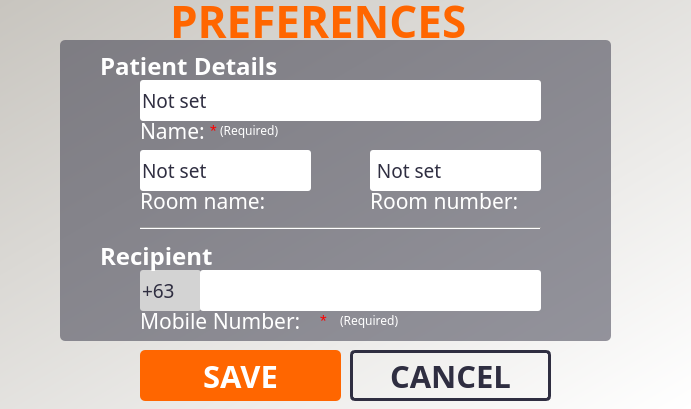
<?xml version="1.0" encoding="UTF-8"?>
<ui version="4.0">
 <class>Dialog</class>
 <widget class="QDialog" name="Dialog">
  <property name="geometry">
   <rect>
    <x>0</x>
    <y>0</y>
    <width>691</width>
    <height>409</height>
   </rect>
  </property>
  <property name="windowTitle">
   <string>Preferences</string>
  </property>
  <property name="toolTip">
   <string/>
  </property>
  <property name="statusTip">
   <string notr="true"/>
  </property>
  <property name="whatsThis">
   <string notr="true"/>
  </property>
  <property name="styleSheet">
   <string notr="true">QDialog#Dialog{
background-color:qlineargradient(spread:pad, x1:0.005, y1:0, x2:1, y2:1, stop:0 rgba(200, 197, 191, 255), stop:1 rgba(255, 255, 255, 255))}</string>
  </property>
  <property name="sizeGripEnabled">
   <bool>false</bool>
  </property>
  <widget class="QWidget" name="widget" native="true">
   <property name="geometry">
    <rect>
     <x>0</x>
     <y>0</y>
     <width>691</width>
     <height>421</height>
    </rect>
   </property>
   <widget class="QGroupBox" name="groupBox">
    <property name="geometry">
     <rect>
      <x>60</x>
      <y>40</y>
      <width>551</width>
      <height>301</height>
     </rect>
    </property>
    <property name="styleSheet">
     <string notr="true">QGroupBox#groupBox{
	background-color:rgb(47, 46, 65, 0.5);
	border-radius:5px;
}</string>
    </property>
    <property name="title">
     <string/>
    </property>
    <widget class="QLineEdit" name="txtName">
     <property name="geometry">
      <rect>
       <x>80</x>
       <y>40</y>
       <width>401</width>
       <height>41</height>
      </rect>
     </property>
     <property name="font">
      <font>
       <family>Montserrat</family>
       <pointsize>14</pointsize>
       <weight>50</weight>
       <italic>false</italic>
       <bold>false</bold>
      </font>
     </property>
     <property name="toolTip">
      <string>&lt;html&gt;&lt;head/&gt;&lt;body&gt;&lt;p&gt;example: Juan Dela Cruz&lt;/p&gt;&lt;/body&gt;&lt;/html&gt;</string>
     </property>
     <property name="styleSheet">
      <string notr="true">border-radius:3px;
background-color:#ffffff;
color:rgb(47, 46, 65);

</string>
     </property>
     <property name="text">
      <string>Not set</string>
     </property>
     <property name="maxLength">
      <number>45</number>
     </property>
     <property name="alignment">
      <set>Qt::AlignLeading|Qt::AlignLeft|Qt::AlignVCenter</set>
     </property>
    </widget>
    <widget class="QLabel" name="label_2">
     <property name="geometry">
      <rect>
       <x>40</x>
       <y>10</y>
       <width>191</width>
       <height>31</height>
      </rect>
     </property>
     <property name="font">
      <font>
       <family>Montserrat</family>
       <pointsize>18</pointsize>
       <weight>75</weight>
       <bold>true</bold>
      </font>
     </property>
     <property name="styleSheet">
      <string notr="true">
font-weight:bold;
color: #ffffff;</string>
     </property>
     <property name="text">
      <string>Patient Details</string>
     </property>
    </widget>
    <widget class="QLabel" name="label_3">
     <property name="geometry">
      <rect>
       <x>80</x>
       <y>80</y>
       <width>71</width>
       <height>21</height>
      </rect>
     </property>
     <property name="font">
      <font>
       <family>Montserrat</family>
       <pointsize>16</pointsize>
      </font>
     </property>
     <property name="styleSheet">
      <string notr="true">color: #ffffff;</string>
     </property>
     <property name="text">
      <string>Name:</string>
     </property>
    </widget>
    <widget class="QLineEdit" name="txtName_4">
     <property name="enabled">
      <bool>false</bool>
     </property>
     <property name="geometry">
      <rect>
       <x>80</x>
       <y>230</y>
       <width>61</width>
       <height>41</height>
      </rect>
     </property>
     <property name="font">
      <font>
       <family>Montserrat</family>
       <pointsize>14</pointsize>
       <weight>50</weight>
       <italic>false</italic>
       <bold>false</bold>
      </font>
     </property>
     <property name="styleSheet">
      <string notr="true">border-radius:3px;
background-color: rgb(211, 211, 211);
color:rgb(47, 46, 65);

</string>
     </property>
     <property name="text">
      <string>+63</string>
     </property>
     <property name="maxLength">
      <number>45</number>
     </property>
     <property name="alignment">
      <set>Qt::AlignLeading|Qt::AlignLeft|Qt::AlignVCenter</set>
     </property>
    </widget>
    <widget class="QLabel" name="label_8">
     <property name="geometry">
      <rect>
       <x>280</x>
       <y>270</y>
       <width>71</width>
       <height>21</height>
      </rect>
     </property>
     <property name="font">
      <font>
       <family>Montserrat Light</family>
      </font>
     </property>
     <property name="styleSheet">
      <string notr="true">color: #ffffff;</string>
     </property>
     <property name="text">
      <string>(Required)</string>
     </property>
    </widget>
    <widget class="Line" name="line">
     <property name="geometry">
      <rect>
       <x>80</x>
       <y>180</y>
       <width>401</width>
       <height>16</height>
      </rect>
     </property>
     <property name="orientation">
      <enum>Qt::Horizontal</enum>
     </property>
    </widget>
    <widget class="QLabel" name="label_9">
     <property name="geometry">
      <rect>
       <x>150</x>
       <y>80</y>
       <width>21</width>
       <height>21</height>
      </rect>
     </property>
     <property name="font">
      <font>
       <pointsize>13</pointsize>
      </font>
     </property>
     <property name="styleSheet">
      <string notr="true">
color: red;</string>
     </property>
     <property name="text">
      <string>*</string>
     </property>
    </widget>
    <widget class="QLabel" name="label_11">
     <property name="geometry">
      <rect>
       <x>160</x>
       <y>80</y>
       <width>71</width>
       <height>21</height>
      </rect>
     </property>
     <property name="font">
      <font>
       <family>Montserrat Light</family>
      </font>
     </property>
     <property name="styleSheet">
      <string notr="true">color: #ffffff;</string>
     </property>
     <property name="text">
      <string>(Required)</string>
     </property>
    </widget>
    <widget class="QLabel" name="label_6">
     <property name="geometry">
      <rect>
       <x>40</x>
       <y>200</y>
       <width>191</width>
       <height>31</height>
      </rect>
     </property>
     <property name="font">
      <font>
       <family>Montserrat</family>
       <pointsize>18</pointsize>
       <weight>75</weight>
       <bold>true</bold>
      </font>
     </property>
     <property name="styleSheet">
      <string notr="true">
font-weight:bold;
color: #ffffff;</string>
     </property>
     <property name="text">
      <string>Recipient</string>
     </property>
    </widget>
    <widget class="QLineEdit" name="txtRoomName">
     <property name="geometry">
      <rect>
       <x>80</x>
       <y>110</y>
       <width>171</width>
       <height>41</height>
      </rect>
     </property>
     <property name="font">
      <font>
       <family>Montserrat</family>
       <pointsize>14</pointsize>
       <weight>50</weight>
       <italic>false</italic>
       <bold>false</bold>
      </font>
     </property>
     <property name="styleSheet">
      <string notr="true">border-radius:3px;
background-color:#ffffff;
color:rgb(47, 46, 65);

</string>
     </property>
     <property name="inputMask">
      <string/>
     </property>
     <property name="text">
      <string>Not set</string>
     </property>
     <property name="maxLength">
      <number>32767</number>
     </property>
     <property name="alignment">
      <set>Qt::AlignLeading|Qt::AlignLeft|Qt::AlignVCenter</set>
     </property>
    </widget>
    <widget class="QLineEdit" name="txtRoomNumber">
     <property name="geometry">
      <rect>
       <x>310</x>
       <y>110</y>
       <width>171</width>
       <height>41</height>
      </rect>
     </property>
     <property name="font">
      <font>
       <family>Montserrat</family>
       <pointsize>14</pointsize>
       <weight>50</weight>
       <italic>false</italic>
       <bold>false</bold>
      </font>
     </property>
     <property name="styleSheet">
      <string notr="true">border-radius:3px;
background-color:#ffffff;
color:rgb(47, 46, 65);

</string>
     </property>
     <property name="text">
      <string> Not set</string>
     </property>
     <property name="maxLength">
      <number>10</number>
     </property>
     <property name="alignment">
      <set>Qt::AlignLeading|Qt::AlignLeft|Qt::AlignVCenter</set>
     </property>
    </widget>
    <widget class="QLabel" name="label_12">
     <property name="geometry">
      <rect>
       <x>80</x>
       <y>150</y>
       <width>151</width>
       <height>21</height>
      </rect>
     </property>
     <property name="font">
      <font>
       <family>Montserrat</family>
       <pointsize>16</pointsize>
      </font>
     </property>
     <property name="styleSheet">
      <string notr="true">color: #ffffff;</string>
     </property>
     <property name="text">
      <string>Room name:</string>
     </property>
    </widget>
    <widget class="QLabel" name="label_13">
     <property name="geometry">
      <rect>
       <x>310</x>
       <y>150</y>
       <width>161</width>
       <height>21</height>
      </rect>
     </property>
     <property name="font">
      <font>
       <family>Montserrat</family>
       <pointsize>16</pointsize>
      </font>
     </property>
     <property name="styleSheet">
      <string notr="true">color: #ffffff;</string>
     </property>
     <property name="text">
      <string>Room number:</string>
     </property>
    </widget>
    <widget class="QLabel" name="label_14">
     <property name="geometry">
      <rect>
       <x>80</x>
       <y>270</y>
       <width>181</width>
       <height>21</height>
      </rect>
     </property>
     <property name="font">
      <font>
       <family>Montserrat</family>
       <pointsize>16</pointsize>
      </font>
     </property>
     <property name="styleSheet">
      <string notr="true">color: #ffffff;</string>
     </property>
     <property name="text">
      <string>Mobile Number:</string>
     </property>
    </widget>
    <widget class="QLineEdit" name="txtMobile">
     <property name="enabled">
      <bool>true</bool>
     </property>
     <property name="geometry">
      <rect>
       <x>140</x>
       <y>230</y>
       <width>341</width>
       <height>41</height>
      </rect>
     </property>
     <property name="font">
      <font>
       <family>Montserrat</family>
       <pointsize>14</pointsize>
       <weight>50</weight>
       <italic>false</italic>
       <bold>false</bold>
      </font>
     </property>
     <property name="toolTip">
      <string>&lt;html&gt;&lt;head/&gt;&lt;body&gt;&lt;p&gt;Example: 9123456789&lt;/p&gt;&lt;/body&gt;&lt;/html&gt;</string>
     </property>
     <property name="styleSheet">
      <string notr="true">border-radius:3px;
background-color: white;
color:rgb(47, 46, 65);

</string>
     </property>
     <property name="inputMask">
      <string/>
     </property>
     <property name="text">
      <string/>
     </property>
     <property name="maxLength">
      <number>32767</number>
     </property>
     <property name="alignment">
      <set>Qt::AlignLeading|Qt::AlignLeft|Qt::AlignVCenter</set>
     </property>
    </widget>
    <widget class="QLabel" name="label_10">
     <property name="geometry">
      <rect>
       <x>260</x>
       <y>270</y>
       <width>21</width>
       <height>21</height>
      </rect>
     </property>
     <property name="font">
      <font>
       <pointsize>13</pointsize>
      </font>
     </property>
     <property name="styleSheet">
      <string notr="true">
color: red;</string>
     </property>
     <property name="text">
      <string>*</string>
     </property>
    </widget>
   </widget>
   <widget class="QPushButton" name="btnKeyboard">
    <property name="geometry">
     <rect>
      <x>630</x>
      <y>0</y>
      <width>41</width>
      <height>31</height>
     </rect>
    </property>
    <property name="styleSheet">
     <string notr="true">icon-size: 42px;
background-color: transparent;
border: none;</string>
    </property>
    <property name="text">
     <string/>
    </property>
    <property name="icon">
     <iconset>
      <normaloff>../images/icons/icon-toggle_keyboard.png</normaloff>../images/icons/icon-toggle_keyboard.png</iconset>
    </property>
   </widget>
   <widget class="QLabel" name="imgStartScreenLogo_2">
    <property name="geometry">
     <rect>
      <x>450</x>
      <y>50</y>
      <width>331</width>
      <height>261</height>
     </rect>
    </property>
    <property name="text">
     <string/>
    </property>
    <property name="pixmap">
     <pixmap>../images/hello.png</pixmap>
    </property>
    <property name="scaledContents">
     <bool>true</bool>
    </property>
   </widget>
   <widget class="QLabel" name="label">
    <property name="geometry">
     <rect>
      <x>170</x>
      <y>0</y>
      <width>371</width>
      <height>41</height>
     </rect>
    </property>
    <property name="font">
     <font>
      <family>Montserrat</family>
      <pointsize>33</pointsize>
      <weight>75</weight>
      <bold>true</bold>
     </font>
    </property>
    <property name="styleSheet">
     <string notr="true">
font-weight:600;
color: rgb(255, 102, 0);</string>
    </property>
    <property name="text">
     <string>PREFERENCES</string>
    </property>
   </widget>
   <widget class="QPushButton" name="btnCancel">
    <property name="geometry">
     <rect>
      <x>350</x>
      <y>350</y>
      <width>201</width>
      <height>51</height>
     </rect>
    </property>
    <property name="font">
     <font>
      <family>Montserrat</family>
      <pointsize>23</pointsize>
      <weight>75</weight>
      <italic>false</italic>
      <bold>true</bold>
     </font>
    </property>
    <property name="toolTip">
     <string>&lt;html&gt;&lt;head/&gt;&lt;body&gt;&lt;p&gt;START THE APP&lt;/p&gt;&lt;/body&gt;&lt;/html&gt;</string>
    </property>
    <property name="styleSheet">
     <string notr="true">QPushButton{
	color:rgb(47, 46, 65);
	border-radius:5px;
	border: 3px solid rgb(47, 46, 65);
	padding: 10px;
	font-weight: bold;
	icon-size: 40px;

}
QPushButton:hover{
	background-color:rgb(47, 46, 65);
    color: palette(light);
}</string>
    </property>
    <property name="text">
     <string>CANCEL</string>
    </property>
    <property name="icon">
     <iconset>
      <normaloff>../images/icons/icon-cancel.png</normaloff>../images/icons/icon-cancel.png</iconset>
    </property>
    <property name="flat">
     <bool>false</bool>
    </property>
   </widget>
   <widget class="QPushButton" name="btnSave">
    <property name="geometry">
     <rect>
      <x>140</x>
      <y>350</y>
      <width>201</width>
      <height>51</height>
     </rect>
    </property>
    <property name="font">
     <font>
      <family>Montserrat</family>
      <pointsize>23</pointsize>
      <weight>75</weight>
      <italic>false</italic>
      <bold>true</bold>
     </font>
    </property>
    <property name="toolTip">
     <string>&lt;html&gt;&lt;head/&gt;&lt;body&gt;&lt;p&gt;&lt;span style=&quot; font-size:12pt;&quot;&gt;Save the data&lt;/span&gt;&lt;/p&gt;&lt;/body&gt;&lt;/html&gt;</string>
    </property>
    <property name="styleSheet">
     <string notr="true">color: #ffffff;
border-radius:5px;
background-color: rgb(255, 102, 0);
padding: 10px;
font-weight: bold;
icon-size: 40px;</string>
    </property>
    <property name="text">
     <string>SAVE</string>
    </property>
    <property name="icon">
     <iconset>
      <normaloff>../images/icons/icon-save.png</normaloff>../images/icons/icon-save.png</iconset>
    </property>
    <property name="flat">
     <bool>false</bool>
    </property>
   </widget>
  </widget>
 </widget>
 <resources/>
 <connections/>
</ui>
